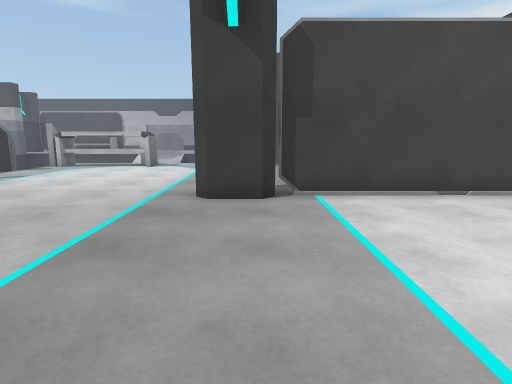
View 1 (above)

21 first-person views from a walk through a scene from a Unity 3-D project. The camera is 1.4 m above the floor, tilts 10° down and sees 80° across. The floor is counted in squares, 1 m on a side. Each view is taken from the middle of a square. On the plan, view 1 faces up. The plan holds only what a view shows up to about 14 squares ahead; the rest is blank. The place goes on beyond the plan.

View 2
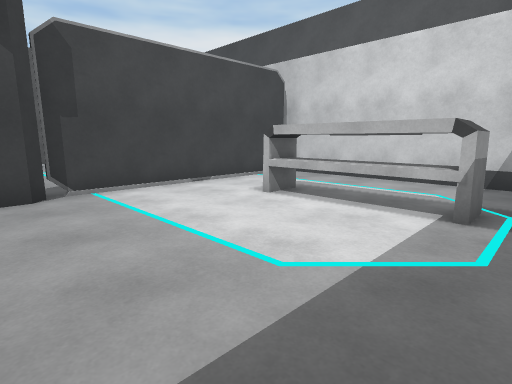

View 3
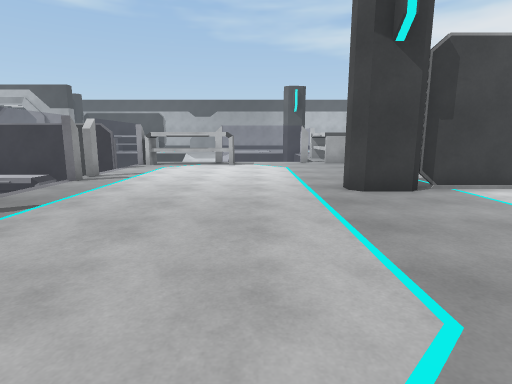

View 4
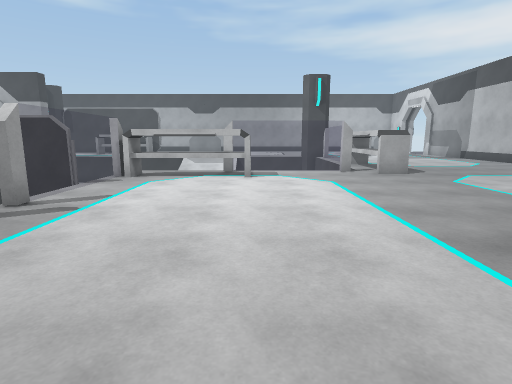

View 5
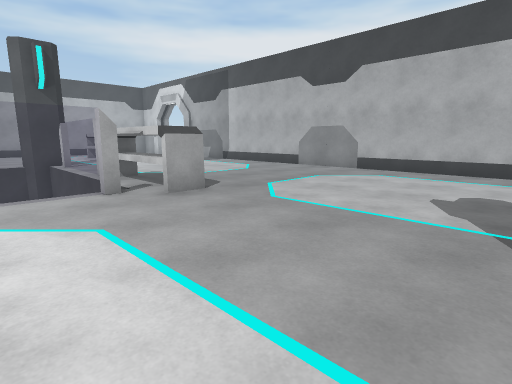

View 6
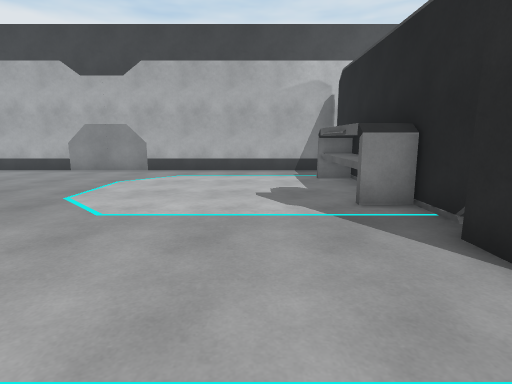

View 7
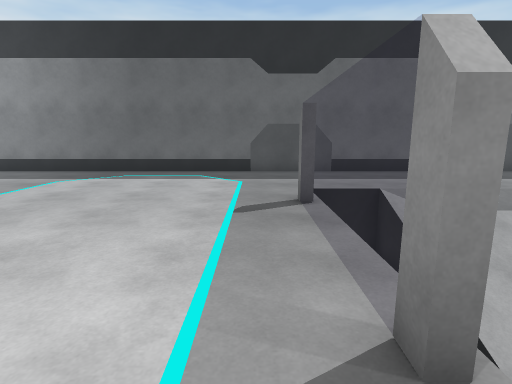

View 8
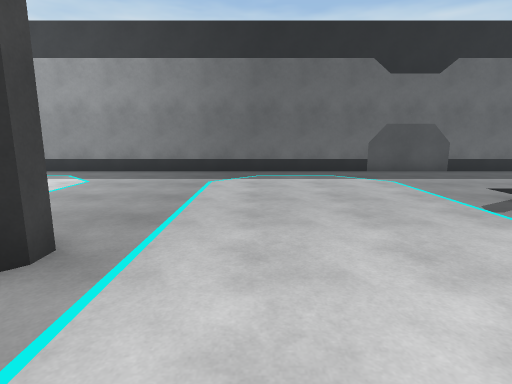

View 9
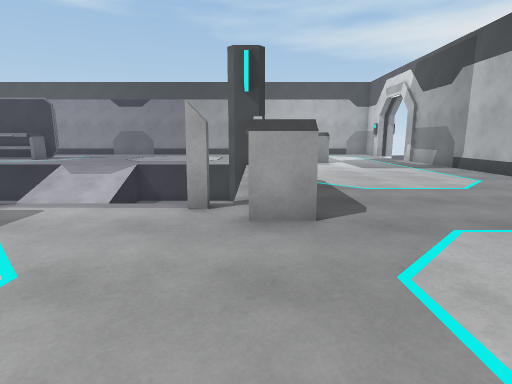

View 10
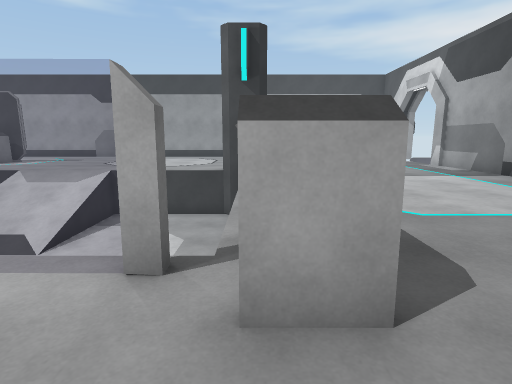

View 11
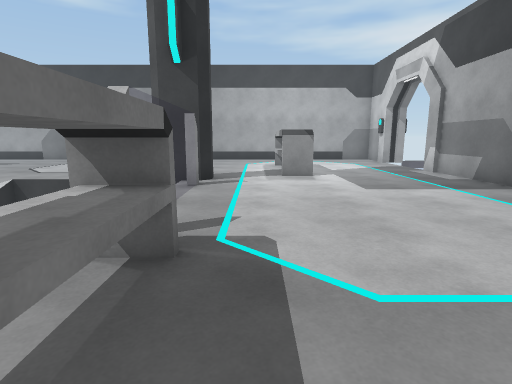

View 12
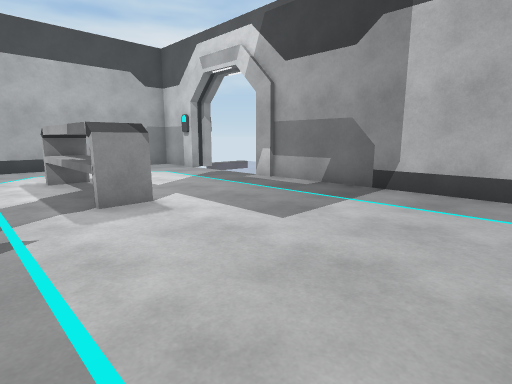

View 13
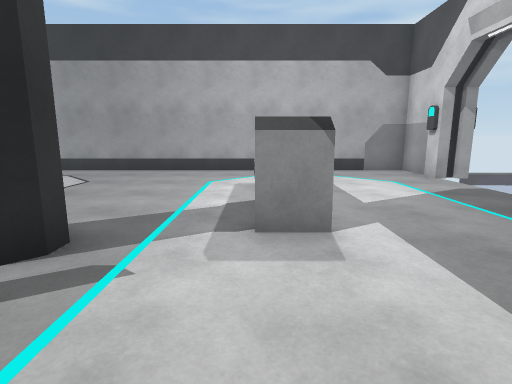

View 14
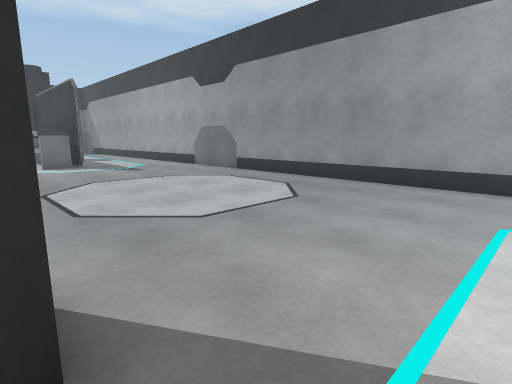

View 15
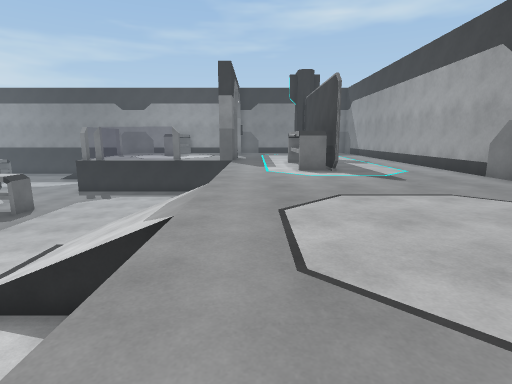

View 16
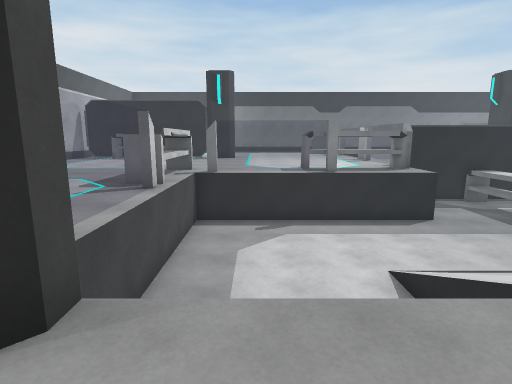

View 17
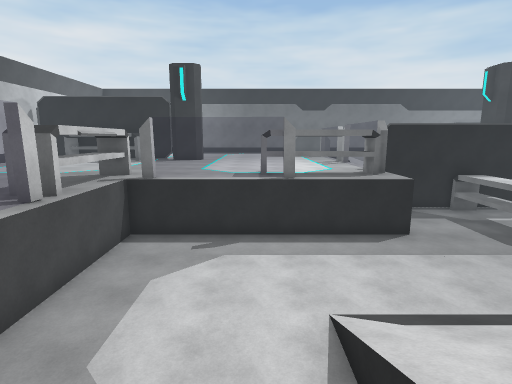

View 18
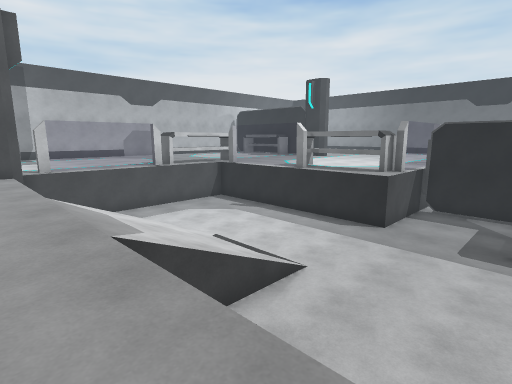

View 19
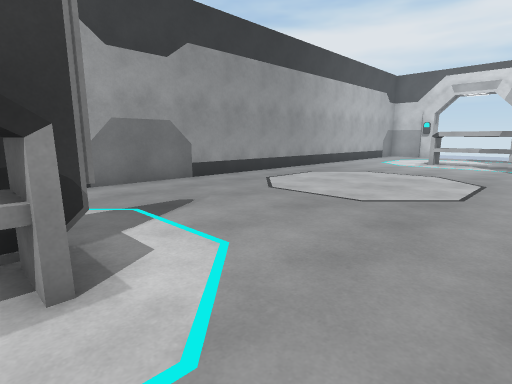

View 20
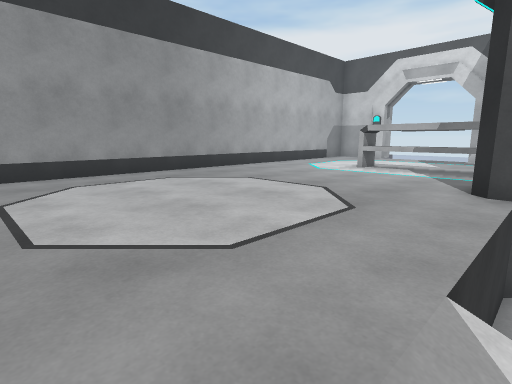

View 21
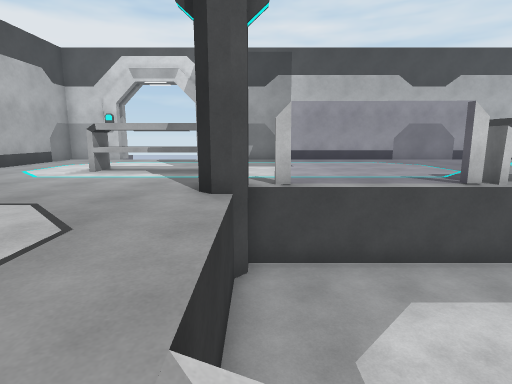

### Floor plan
Key: @ floor where view 1 was taken; # wall or solid block; x gap in a wall; . main floor; - floor 2 m lower than the main floor; / step, stairs or slope; = window, fence, low wall or low ledge; C column; T table; H thing the floor can be seen under or through.
Columns run from 15 left of view 1 to 10 right of it. Each row starts with its distance up from view 1.
 38 ##########################
 37 .........................#
 36 .........................#
 35 .........................#
 34 .........................
 33 ..................TT.....
 32 T#................TT.....
 31 TT................TT.....
 30 ..................TT.....#
 29 ..................TT.....#
 28 ..............CC.........#
 27      ////- ---HH.........#
 26      ////- ----=.........#
 25  ----////------=.........#
 24 -----////------=.........#
 23 -----////------=.........#
 22 ---------------=.........#
 21 ---------------HT........#
 20 ---------------HT........#
 19  --------------HT........#
 18 TT-------------HT........#
 17 TT---######===HTT........#
 16 TT---#TTTTT....TT........#
 15 TT---#TTTTT..............#
 14 TT-##=...................#
 13 TTT# =...................#
 12 TTT  =...................#
 11      =...................#
 10      x...................#
  9      =............TTTTT..#
  8      =........C##TTTTTT###
  7      =........##.......  #
  6      =...................#
  5 //   =...................#
  4 ///  ...............TT...#
  3   /  ...............TT...#
  2   ..................TT...#
  1  ...................TT...#
  0  ..............@....TT...#
 -1 .....................
 -2 #####################

Where each view was taken, in squares from view 1:
view 1: 0 up, 0 right, facing up
view 2: 1 down, 1 left, facing up-right
view 3: 1 down, 4 left, facing up
view 4: 4 up, 5 left, facing up
view 5: 9 up, 4 left, facing up-right
view 6: 11 up, 4 left, facing right
view 7: 11 up, 9 left, facing down
view 8: 11 up, 4 left, facing down
view 9: 11 up, 0 right, facing up
view 10: 14 up, 0 right, facing up
view 11: 17 up, 2 right, facing up
view 12: 22 up, 1 right, facing up-right
view 13: 24 up, 3 right, facing up
view 14: 28 up, 2 right, facing up-left
view 15: 29 up, 1 left, facing left
view 16: 30 up, 3 left, facing down
view 17: 28 up, 5 left, facing down
view 18: 29 up, 15 left, facing down-right
view 19: 28 up, 15 left, facing up-right
view 20: 27 up, 9 left, facing up-right
view 21: 27 up, 8 left, facing right
